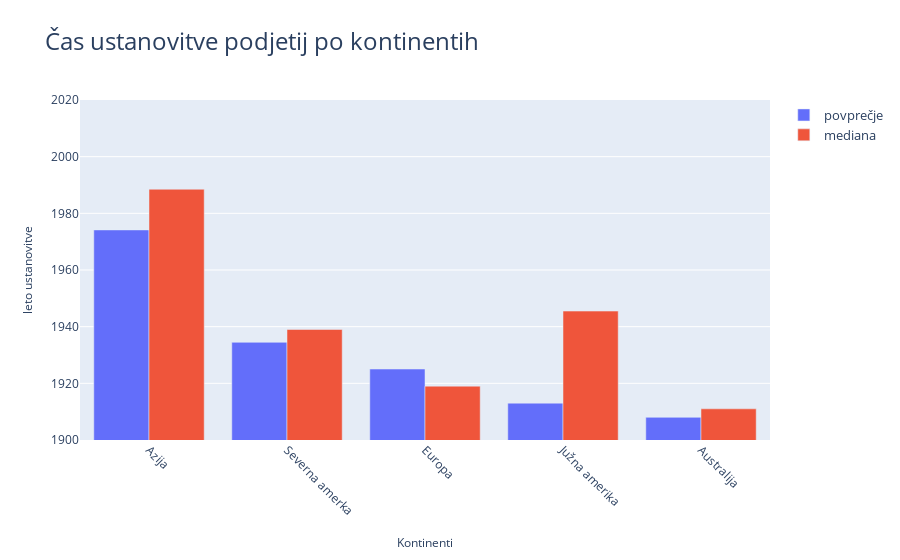

The code cell stored with this chart in its notebook:
### Code cell
podjetja_po_kontinentih = podjetja.groupby('kontinent').agg({'leto_ustanovitve' : ['mean', 'median']})
podjetja_po_kontinentih.columns = [x[0]+'_'+x[1] for x in podjetja_po_kontinentih.columns]
podjetja_po_kontinentih = podjetja_po_kontinentih.sort_values('leto_ustanovitve_mean', ascending=False)

graf9 = go.Figure(data=[
    go.Bar(name='povprečje', x=podjetja_po_kontinentih.index, y=podjetja_po_kontinentih.leto_ustanovitve_mean),
    go.Bar(name='mediana', x=podjetja_po_kontinentih.index, y=podjetja_po_kontinentih.leto_ustanovitve_median)
])
graf9.update_layout(
    title = "Čas ustanovitve podjetij po kontinentih",
    title_font = {'size': 24},
    legend = {
        'font' : {'size': 13},
    }
)
graf9.update_xaxes(
        tickangle = 45,
        title_text = "Kontinenti",
        title_font = {"size": 12},
        title_standoff = 20)
graf9.update_yaxes(
    title_text = "leto ustanovitve",
    title_font = {"size" : 12},
    range = [1900, 2020]
)

graf9.show()

### Figure 1 — Plotly figure (JSON) as saved in the notebook; plotly's stock layout.template omitted (floating-point values rounded to 4 significant figures)
{"data": [{"name": "povprečje", "type": "bar", "x": ["Azija", "Severna amerka", "Europa", "Južna amerika", "Australija"], "y": [1974.0, 1934.0, 1925.0, 1913, 1908]}, {"name": "mediana", "type": "bar", "x": ["Azija", "Severna amerka", "Europa", "Južna amerika", "Australija"], "y": [1988.0, 1939, 1919, 1946.0, 1911]}], "layout": {"barmode": "group", "legend": {"font": {"size": 13}}, "title": {"font": {"size": 24}, "text": "Čas ustanovitve podjetij po kontinentih"}, "xaxis": {"tickangle": 45, "title": {"font": {"size": 12}, "standoff": 20, "text": "Kontinenti"}}, "yaxis": {"range": [1900, 2020], "title": {"font": {"size": 12}, "text": "leto ustanovitve"}}}}
